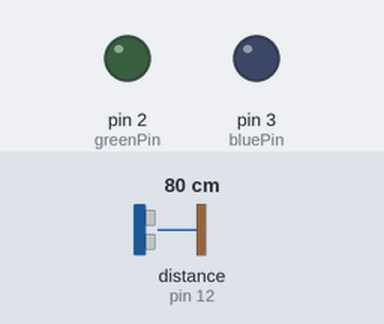
Recording of a sketch running on a simulated Arduino Uno, built with avr-gcc and run on an emulated ATmega328P. On the bench: output pins drawn as LEDs (lit = HIGH). Wiring (inferred from the names in the program): ultrasonic range finder: trigger pin 11; echo pin 12. The test bench sets the inputs (shaded band); at power-on: distance to the obstacle (sensor on pin 12) 80 cm. The echo pulse lasts 58.3 µs per cm; pins used as bus, display or sensor lines are not drawn; what the sketch prints to the serial monitor is not drawn.

Above: at 1.2 s.
1.3 s: distance to the obstacle (sensor on pin 12) set to 2 cm
At 1.8 s:
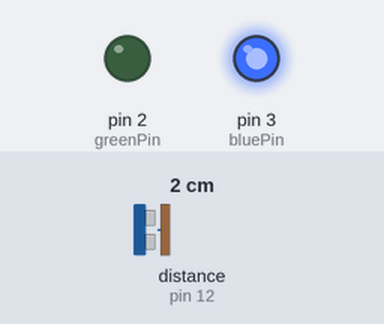
2.8 s: distance to the obstacle (sensor on pin 12) set to 4 cm
5.8 s: distance to the obstacle (sensor on pin 12) set to 7 cm
At 6.6 s:
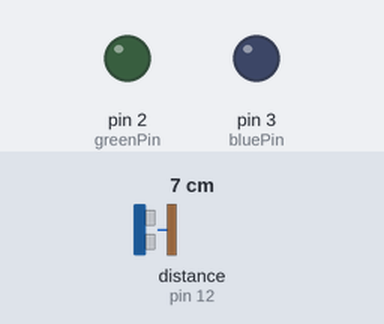
7.3 s: distance to the obstacle (sensor on pin 12) set to 9 cm
10.3 s: distance to the obstacle (sensor on pin 12) set to 12 cm
At 11.3 s:
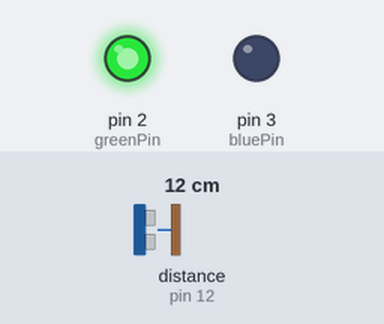
11.8 s: distance to the obstacle (sensor on pin 12) set to 17 cm
13.3 s: distance to the obstacle (sensor on pin 12) set to 22 cm
At 13.6 s:
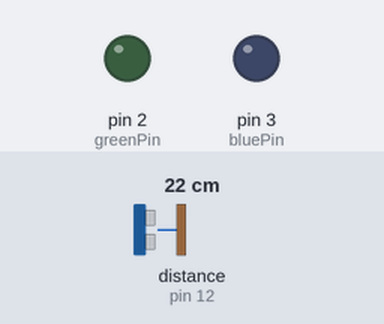
Timing chart, 0 to 15.8 s (numbered marks = the images above; inputs shaded):
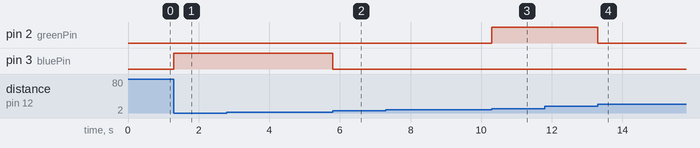

Measured:
- the behaviour switches between 5 and 6 cm on distance to the obstacle (sensor on pin 12) (found by bisection; images 1 and 2)
- the behaviour switches between 10 and 11 cm on distance to the obstacle (sensor on pin 12) (found by bisection; images 2 and 3)
- the behaviour switches between 19 and 20 cm on distance to the obstacle (sensor on pin 12) (found by bisection; images 3 and 4)
- after the input at 1.3 s, pin 3 (bluePin): LOW → HIGH at once
- after the input at 5.8 s, pin 3 (bluePin): HIGH → LOW at once
- after the input at 10.3 s, pin 2 (greenPin): LOW → HIGH at once
- after the input at 13.3 s, pin 2 (greenPin): HIGH → LOW at once

The sketch:

ultrasound.ino
```cpp
int trigPin = 11;
int echoPin = 12;

int redPin = 1;
int greenPin = 2;
int bluePin = 3;


long duration, distanceCm;

void setup() {
  // put your setup code here, to run once:
  Serial.begin(9600);

  pinMode(trigPin, OUTPUT);
  pinMode(echoPin, INPUT);

  pinMode(redPin, OUTPUT);
  pinMode(greenPin, OUTPUT);
  pinMode(bluePin, OUTPUT);

  digitalWrite(redPin, LOW);
  digitalWrite(greenPin, LOW);
  digitalWrite(bluePin, LOW);
}


void loop() {
  // put your main code here, to run repeatedly:
  digitalWrite(trigPin, LOW);
  delayMicroseconds(5);
  digitalWrite(trigPin, HIGH);
  delayMicroseconds(10);
  digitalWrite(trigPin, LOW);

  duration = pulseIn(echoPin, HIGH);

  distanceCm = (duration/2) / 29.1;

  if(distanceCm < 5){
    digitalWrite(redPin, LOW);
    digitalWrite(greenPin, LOW);

    digitalWrite(bluePin, HIGH);
  }
  else if(distanceCm > 10 & distanceCm < 20){
    digitalWrite(redPin, LOW);
    digitalWrite(bluePin, LOW);

    digitalWrite(greenPin, HIGH);
  }
  else{
    digitalWrite(bluePin, LOW);
    digitalWrite(greenPin, LOW);

    digitalWrite(redPin, HIGH);
  }


  Serial.print(distanceCm);
  Serial.print("cm\n");

}
```
